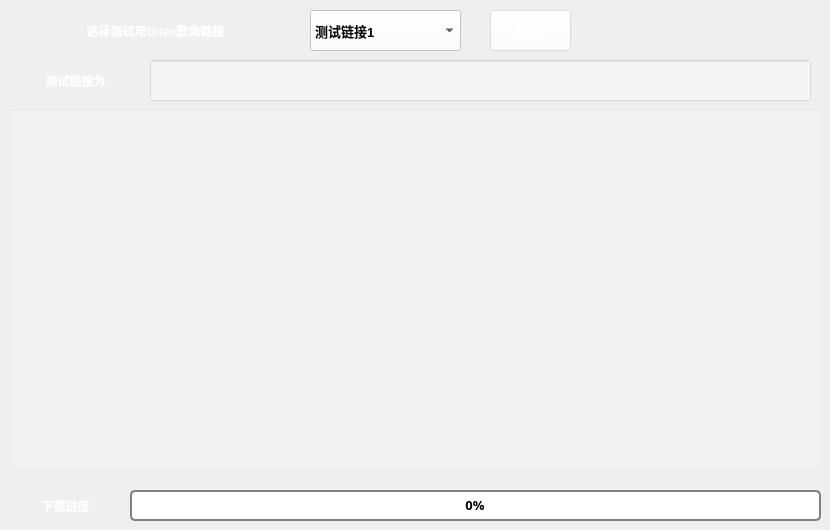
   <widget class="QWidget" name="page_2">
    <widget class="QPushButton" name="btnOnlineSearch">
     <property name="geometry">
      <rect>
       <x>490</x>
       <y>10</y>
       <width>81</width>
       <height>41</height>
      </rect>
     </property>
     <property name="font">
      <font>
       <pointsize>11</pointsize>
       <weight>75</weight>
       <bold>true</bold>
      </font>
     </property>
     <property name="cursor">
      <cursorShape>PointingHandCursor</cursorShape>
     </property>
     <property name="styleSheet">
      <string notr="true">QPushButton
{
color:rgb(255, 255, 255);
background-color: rgba(255, 255, 255,100);
background-repeat:no-repeat;
background-position:center center;
}
QPushButton:hover{
	background-color: rgb(255, 255, 255,100);
}
QPushButton:clicked{
background-color: rgba(95, 95, 95,100);
border-color:rgba(255,255,255,30);
border-style:inset;
color:rgb(255, 255, 255);
}
</string>
     </property>
     <property name="text">
      <string>搜索</string>
     </property>
    </widget>
    <widget class="QComboBox" name="comboBoxLink">
     <property name="geometry">
      <rect>
       <x>310</x>
       <y>10</y>
       <width>151</width>
       <height>41</height>
      </rect>
     </property>
     <property name="font">
      <font>
       <pointsize>10</pointsize>
       <weight>75</weight>
       <bold>true</bold>
      </font>
     </property>
     <property name="cursor">
      <cursorShape>OpenHandCursor</cursorShape>
     </property>
     <property name="styleSheet">
      <string notr="true">color:rgb(0, 0, 0);
background-color: rgba(255, 255, 255,200);
background-repeat:no-repeat;
background-position:center center;</string>
     </property>
     <item>
      <property name="text">
       <string>测试链接1</string>
      </property>
     </item>
     <item>
      <property name="text">
       <string>测试链接2</string>
      </property>
     </item>
    </widget>
    <widget class="QLabel" name="titleLabel_4">
     <property name="enabled">
      <bool>true</bool>
     </property>
     <property name="geometry">
      <rect>
       <x>10</x>
       <y>10</y>
       <width>291</width>
       <height>41</height>
      </rect>
     </property>
     <property name="font">
      <font>
       <family>Microsoft YaHei UI</family>
       <pointsize>9</pointsize>
       <weight>75</weight>
       <italic>false</italic>
       <bold>true</bold>
      </font>
     </property>
     <property name="styleSheet">
      <string notr="true">color:rgb(255, 255, 255);
</string>
     </property>
     <property name="text">
      <string>选择测试用Gitee歌曲链接</string>
     </property>
     <property name="alignment">
      <set>Qt::AlignCenter</set>
     </property>
    </widget>
    <widget class="QLabel" name="titleLabel_5">
     <property name="enabled">
      <bool>true</bool>
     </property>
     <property name="geometry">
      <rect>
       <x>10</x>
       <y>60</y>
       <width>131</width>
       <height>41</height>
      </rect>
     </property>
     <property name="font">
      <font>
       <family>Microsoft YaHei UI</family>
       <pointsize>9</pointsize>
       <weight>75</weight>
       <italic>false</italic>
       <bold>true</bold>
      </font>
     </property>
     <property name="styleSheet">
      <string notr="true">color:rgb(255, 255, 255);
</string>
     </property>
     <property name="text">
      <string>测试链接为</string>
     </property>
     <property name="alignment">
      <set>Qt::AlignCenter</set>
     </property>
    </widget>
    <widget class="QLineEdit" name="lineEditLink">
     <property name="geometry">
      <rect>
       <x>150</x>
       <y>60</y>
       <width>661</width>
       <height>41</height>
      </rect>
     </property>
     <property name="font">
      <font>
       <weight>75</weight>
       <bold>true</bold>
      </font>
     </property>
     <property name="styleSheet">
      <string notr="true">color:rgb(255, 255, 255);
background-color: rgba(255, 255, 255,100);
background-repeat:no-repeat;
background-position:center center;</string>
     </property>
     <property name="text">
      <string/>
     </property>
    </widget>
    <widget class="KMusicListWidget" name="onlineListWidget">
     <property name="geometry">
      <rect>
       <x>10</x>
       <y>110</y>
       <width>811</width>
       <height>361</height>
      </rect>
     </property>
     <property name="font">
      <font>
       <weight>75</weight>
       <bold>true</bold>
      </font>
     </property>
     <property name="styleSheet">
      <string notr="true">color: rgb(255, 255, 255);
background-color: rgba(255, 255, 255, 50);
</string>
     </property>
     <property name="horizontalScrollBarPolicy">
      <enum>Qt::ScrollBarAlwaysOff</enum>
     </property>
     <property name="sizeAdjustPolicy">
      <enum>QAbstractScrollArea::AdjustToContentsOnFirstShow</enum>
     </property>
     <property name="selectionMode">
      <enum>QAbstractItemView::SingleSelection</enum>
     </property>
     <property name="isWrapping" stdset="0">
      <bool>false</bool>
     </property>
     <property name="wordWrap">
      <bool>false</bool>
     </property>
     <property name="selectionRectVisible">
      <bool>false</bool>
     </property>
     <property name="sortingEnabled">
      <bool>false</bool>
     </property>
    </widget>
    <widget class="QProgressBar" name="downloadProgressBar">
     <property name="geometry">
      <rect>
       <x>130</x>
       <y>490</y>
       <width>691</width>
       <height>31</height>
      </rect>
     </property>
     <property name="font">
      <font>
       <family>Arial Black</family>
       <pointsize>10</pointsize>
       <weight>75</weight>
       <bold>true</bold>
      </font>
     </property>
     <property name="styleSheet">
      <string notr="true">QProgressBar
{
	border: 2px solid grey;
	border-radius: 5px;
	color: rgb(0, 0, 0)
}
QProgressBar::chunk
{
	background-color: rgb(37, 153, 255);
	width: 20px;
	margin: 1px;
}</string>
     </property>
     <property name="value">
      <number>0</number>
     </property>
     <property name="alignment">
      <set>Qt::AlignCenter</set>
     </property>
    </widget>
    <widget class="QLabel" name="titleLabel_7">
     <property name="enabled">
      <bool>true</bool>
     </property>
     <property name="geometry">
      <rect>
       <x>10</x>
       <y>490</y>
       <width>111</width>
       <height>31</height>
      </rect>
     </property>
     <property name="font">
      <font>
       <family>Microsoft YaHei UI</family>
       <pointsize>9</pointsize>
       <weight>75</weight>
       <italic>false</italic>
       <bold>true</bold>
      </font>
     </property>
     <property name="styleSheet">
      <string notr="true">color:rgb(255, 255, 255);
</string>
     </property>
     <property name="text">
      <string>下载进度</string>
     </property>
     <property name="alignment">
      <set>Qt::AlignCenter</set>
     </property>
    </widget>
   </widget>
